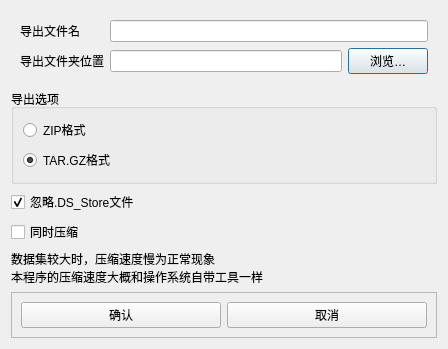
<?xml version="1.0" encoding="UTF-8"?>
<ui version="4.0">
 <class>Dialog</class>
 <widget class="QDialog" name="Dialog">
  <property name="geometry">
   <rect>
    <x>0</x>
    <y>0</y>
    <width>448</width>
    <height>336</height>
   </rect>
  </property>
  <property name="windowTitle">
   <string>压缩数据集</string>
  </property>
  <layout class="QVBoxLayout" name="verticalLayout">
   <item>
    <widget class="QFrame" name="frame">
     <property name="frameShape">
      <enum>QFrame::NoFrame</enum>
     </property>
     <property name="frameShadow">
      <enum>QFrame::Raised</enum>
     </property>
     <layout class="QGridLayout" name="gridLayout">
      <item row="1" column="1">
       <widget class="QLineEdit" name="outputEdit"/>
      </item>
      <item row="1" column="0">
       <widget class="QLabel" name="label">
        <property name="text">
         <string>导出文件夹位置</string>
        </property>
       </widget>
      </item>
      <item row="1" column="2">
       <widget class="QPushButton" name="outputButton">
        <property name="text">
         <string>浏览…</string>
        </property>
       </widget>
      </item>
      <item row="0" column="0">
       <widget class="QLabel" name="label_3">
        <property name="text">
         <string>导出文件名</string>
        </property>
       </widget>
      </item>
      <item row="0" column="1" colspan="2">
       <widget class="QLineEdit" name="nameEdit"/>
      </item>
     </layout>
    </widget>
   </item>
   <item>
    <widget class="QGroupBox" name="groupBox">
     <property name="title">
      <string>导出选项</string>
     </property>
     <layout class="QVBoxLayout" name="verticalLayout_2">
      <item>
       <widget class="QRadioButton" name="zipButton">
        <property name="text">
         <string>ZIP格式</string>
        </property>
       </widget>
      </item>
      <item>
       <widget class="QRadioButton" name="tarButton">
        <property name="text">
         <string>TAR.GZ格式</string>
        </property>
        <property name="checked">
         <bool>true</bool>
        </property>
       </widget>
      </item>
     </layout>
    </widget>
   </item>
   <item>
    <widget class="QCheckBox" name="ignoreBox">
     <property name="toolTip">
      <string>该选项在macOS外的系统上没有作用</string>
     </property>
     <property name="text">
      <string>忽略.DS_Store文件</string>
     </property>
     <property name="checked">
      <bool>true</bool>
     </property>
    </widget>
   </item>
   <item>
    <widget class="QCheckBox" name="archiveMergeBox">
     <property name="text">
      <string>同时压缩</string>
     </property>
    </widget>
   </item>
   <item>
    <widget class="QLabel" name="label_2">
     <property name="text">
      <string>数据集较大时，压缩速度慢为正常现象
本程序的压缩速度大概和操作系统自带工具一样</string>
     </property>
    </widget>
   </item>
   <item>
    <widget class="QFrame" name="frame_2">
     <property name="frameShape">
      <enum>QFrame::StyledPanel</enum>
     </property>
     <property name="frameShadow">
      <enum>QFrame::Raised</enum>
     </property>
     <layout class="QHBoxLayout" name="horizontalLayout_2">
      <item>
       <widget class="QPushButton" name="okButton">
        <property name="text">
         <string>确认</string>
        </property>
       </widget>
      </item>
      <item>
       <widget class="QPushButton" name="cancelButton">
        <property name="text">
         <string>取消</string>
        </property>
       </widget>
      </item>
     </layout>
    </widget>
   </item>
  </layout>
 </widget>
 <tabstops>
  <tabstop>nameEdit</tabstop>
  <tabstop>outputEdit</tabstop>
  <tabstop>outputButton</tabstop>
  <tabstop>zipButton</tabstop>
  <tabstop>tarButton</tabstop>
  <tabstop>ignoreBox</tabstop>
  <tabstop>okButton</tabstop>
  <tabstop>cancelButton</tabstop>
 </tabstops>
 <resources/>
 <connections>
  <connection>
   <sender>cancelButton</sender>
   <signal>clicked()</signal>
   <receiver>Dialog</receiver>
   <slot>reject()</slot>
   <hints>
    <hint type="sourcelabel">
     <x>290</x>
     <y>181</y>
    </hint>
    <hint type="destinationlabel">
     <x>199</x>
     <y>107</y>
    </hint>
   </hints>
  </connection>
 </connections>
</ui>
